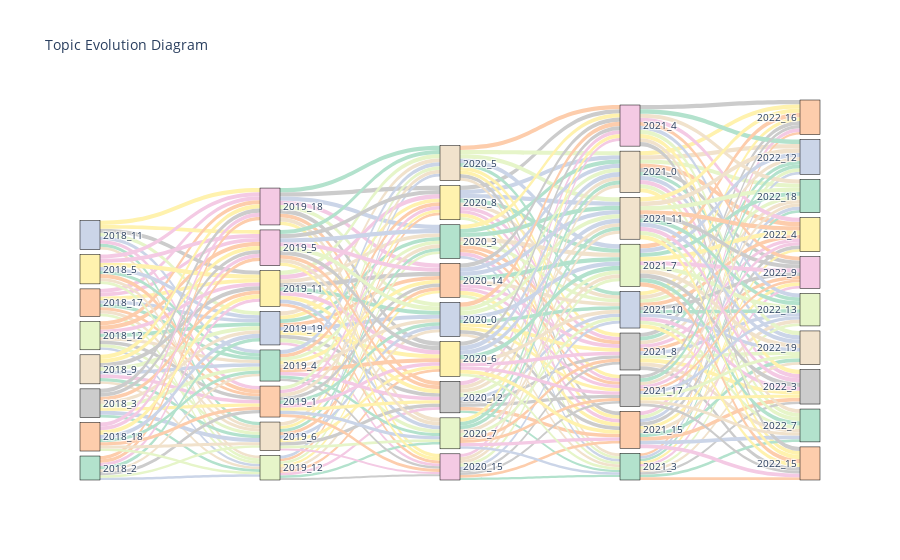

Notebook code cell kept with this figure:
### Code cell
# !pip install nbformat
# !pip install plotly
import plotly.express as px
import plotly.graph_objects as go


fig = go.Figure(data=[go.Sankey(
    valueformat=".0%",
    node=dict(
        pad=5,
        thickness=20,
        line=dict(color='black',width=0.5),
        label=unique_nodes,
        color=color_palette
    ),
    link=dict(
        source=df_dict['source'],
        target=df_dict['target'],
        value=df_dict['weight'],
        color=color_palette
    )
)]

)


fig.update_layout(title_text="Topic Evolution Diagram", font_size=10)
fig.write_html("./periodic_sankey_diagram.html")
fig.show()

### Figure 1 — Plotly figure (JSON) as saved in the notebook; plotly's stock layout.template omitted (floating-point values rounded to 4 significant figures; data arrays with more than 128 entries replaced by an {"elided": "..."} marker saying what was removed)
{"data": [{"link": {"color": {"elided": "400 str values"}, "source": {"elided": "400 int values"}, "target": {"elided": "400 int values"}, "value": {"elided": "400 float values"}}, "node": {"color": {"elided": "400 str values"}, "label": ["2018_8", "2018_17", "2018_11", "2018_0", "2018_12", "2018_5", "2018_9", "2018_3", "2018_2", "2018_18", "2019_19", "2019_18", "2019_12", "2019_11", "2019_6", "2019_13", "2019_4", "2019_1", "2019_10", "2019_5", "2020_19", "2020_8", "2020_5", "2020_12", "2020_3", "2020_14", "2020_0", "2020_15", "2020_7", "2020_6", "2021_0", "2021_8", "2021_3", "2021_15", "2021_10", "2021_4", "2021_7", "2021_16", "2021_11", "2021_17", "2022_18", "2022_16", "2022_12", "2022_9", "2022_13", "2022_4", "2022_19", "2022_3", "2022_7", "2022_15"], "line": {"color": "black", "width": 0.5}, "pad": 5, "thickness": 20}, "type": "sankey", "valueformat": ".0%"}], "layout": {"font": {"size": 10}, "title": {"text": "Topic Evolution Diagram"}}}
